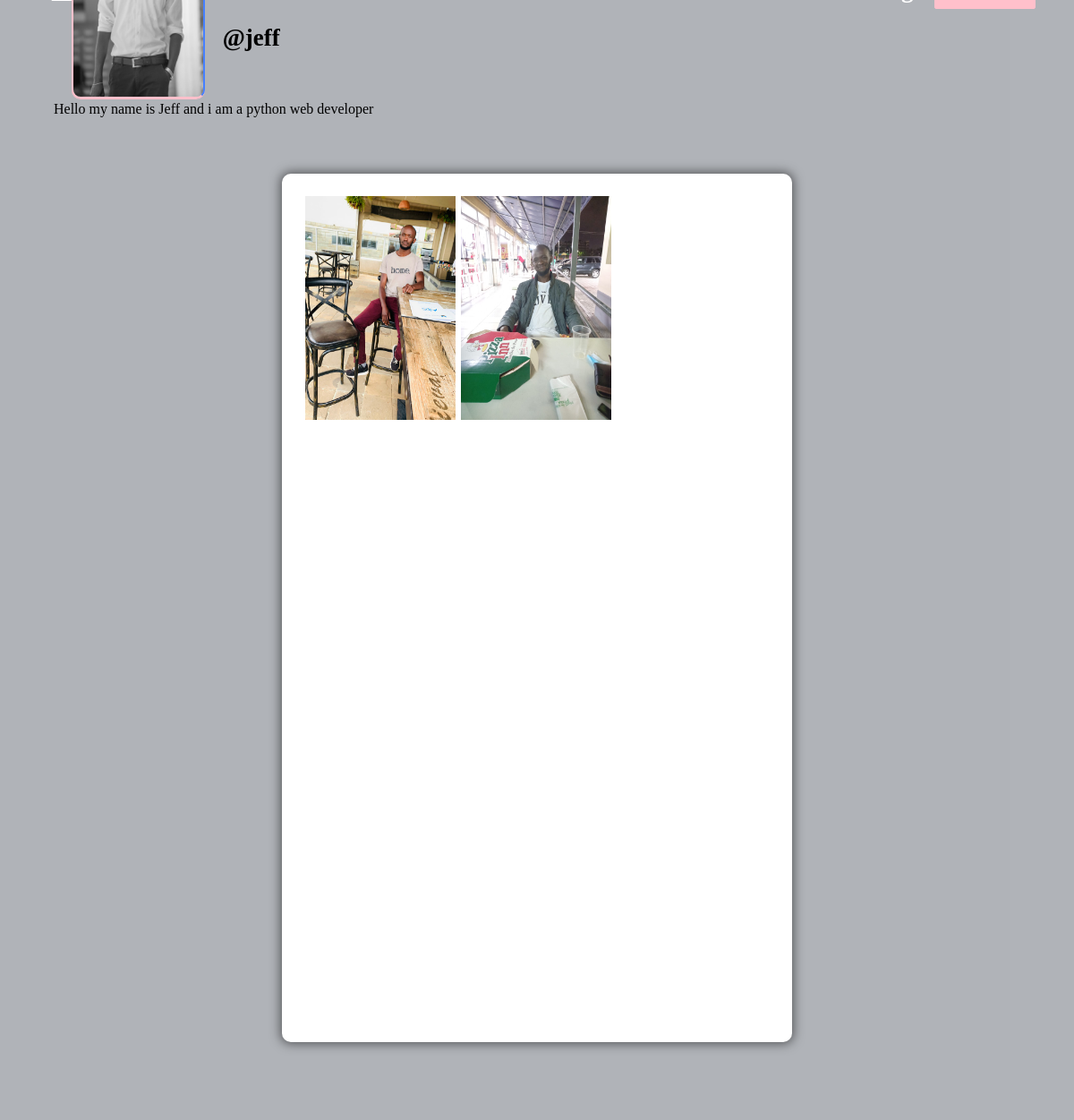
Screenshot of /profile/jeff (signed in) with the database file from the repository.
### socialapp/models.py (models this page shows, shortened)
class Profile(models.Model):
    user = models.ForeignKey(User, on_delete=models.CASCADE)
    id_user = models.IntegerField()
    bio = models.TextField(blank=True)
    profileimg = models.ImageField(upload_to='profile_images', default='photo4.jpg')
    location = models.CharField(max_length=100, blank=True)

class Post(models.Model):
    id = models.UUIDField(primary_key=True, default=uuid.uuid4)
    user = models.CharField(max_length=100)
    image = models.ImageField(upload_to='post_images')
    caption = models.TextField()
    created_at = models.DateTimeField(default=datetime.now)
    no_of_likes = models.IntegerField(default=0)

### socialapp/views.py (the view)
# urls.py: path('profile/<str:pk>', views.profile, name='profile'),
@login_required(login_url='signin')
def profile(request, pk):
    user_object = User.objects.get(username=pk)
    user_profile = Profile.objects.get(user= user_object)
    user_posts = Post.objects.filter(user=pk)
    user_post_length = len(user_posts)
    follower =request.user.username
    user = pk
    if FollowerCount.objects.filter(follower=follower, user=user).first():
        button_text = 'Unfollow'
    else:
        button_text = 'Follow'
    user_followers = len(FollowerCount.objects.filter(user=pk))
    user_following = len(FollowerCount.objects.filter(follower=pk))
    context = {
        'user_object': user_object,
        'user_profile': user_profile,
        'user_posts': user_posts,
        'user_post_length': user_post_length,
        'button_text':button_text,
        'user_followers':user_followers,
        'user_following':user_following
    }
    return render(request, 'profile.html', context)

### Template/profile.html (shortened to what this page needs)
{% load static %}
<!DOCTYPE html>
<html lang="en">
<head>
    <link rel="stylesheet" href="{% static 'css/main.min.css' %}">
    <link rel="stylesheet" href="{% static 'css/style.css' %}">
    <link rel="stylesheet" href="{% static 'css/color.css' %}">
    <link rel="stylesheet" href="{% static 'css/responsive.css' %}">
</head>
<body>
	<section>
			<div class="feature-photo">
				<figure><img src="{% static 'images/messi.jpg' %}" alt=""></figure>
				<form action="/follow" method="POST">
					<div class="add-btn">
					{% if user_object.username == user.username %}
					<a href="/settings" data-ripple="">Account Settings</a>
					{% else %}
					<a data-ripple=""><button type="submit" style="background-color: #ffc0cb; border: #ffc0cb;">{{button_text}}</button></a>
					{% endif %}
					</div>
				</form>
				<div class="container-fluid">
					<div class="row merged">
						<div class="col-lg-2 col-sm-3">
							<div class="user-avatar">
								<figure>
									<img src="{{user_profile.profileimg.url}}" style="height: 250px; width: 100%;" alt="">
								</figure>
							</div>
						</div>
						<div class="col-lg-10 col-sm-9">
							<div class="timeline-info">
								<ul>
									<li class="admin-name">
									  <h5 style="color: black;white-space: nowrap; width: 110px; font-size: 27px;"><b>@{{user_profile.user.username}}</b></h5>
									</li>
								</ul>
							</div>
						</div>
					</div>
				</div>
			</div>
		</section>
		<section>
			<div class="bio">
					{{user_profile.bio}}
			</div>
		</section>
	<section>
		<div class="gap gray-bg">
			<div class="container-fluid">
				<div class="row">
					<div class="col-lg-12">
						<div class="row" id="page-contents">
							<div class="col-lg-3">
								<aside class="sidebar static">
								</aside>
							</div>
							<div class="col-lg-6">
								<div class="central-meta">
									<ul class="photos">
										{% for post in user_posts %}
										<li>
											<a class="strip" href="{{post.image.url}}" title="" data-strip-group="mygroup" data-strip-group-options="loop: false">
												<img src="{{post.image.url}}" style="height: 250px; width: 300px;" alt=""></a>
										</li>
										{% endfor %}
									</ul>
								</div>
							</div>
							<div class="col-lg-3">
								<aside class="sidebar static">
								</aside>
							</div>
						</div>
					</div>
				</div>
			</div>
		</div>
	</section>
</body>
</html>

### static/css/color.css (style rules this page uses)
#nprogress .bar, .timeline-info > ul li a::before, .add-btn > a, .activitiez > li::before, form button, .colla-apps > li a:hover, a.underline:before, .setting-row input:checked + label, .user-avatar:hover .edit-phto, .error-meta > a, .color-bg, .add-butn, .nav.nav-tabs.likes-btn > li a.active, a.dislike-btn, .drop > a:hover, .btn-view.btn-load-more:hover, .accordion .card h5 button[aria-expanded="true"], .chat-head, .f-page > figure em, .inbox-panel-head > ul > li > a, .nav-tabs--left .nav-link.active, .nav-tabs--left .nav-link.active:hover, footer .widget-title h4::before, #topcontrol, .sidebar .widget-title::before, .f-title::before, .g-post-classic > figure > i::after, .purify > a, .help-list > a:hover, .open-position::before, .info > a, .category-box:hover, .category-box.selected, a.main-btn, .section-heading::before, .getquot-baner, .more-branches > h4::before, .is-helpful > a, .cart-optionz > li > a:hover, .paginationz > li a:hover, .paginationz > li a.active, .shopping-cart, a.btn2:hover, .form-submit > input[type="submit"], button.submit-checkout, .delete-cart:hover, .proceed .button, .amount-area .update-cart, a.addnewforum, .apply-bttons > a { background: orange; }

### static/css/responsive.css (style rules this page uses)
@media screen and (max-width: 1281px) and (min-width: 1024px) { .photos > li { min-width: 32.2%; width: 32.2%; } }
@media screen and (max-width: 1281px) and (min-width: 1024px) { .timeline-info { line-height: 51px; } }
@media screen and (max-width: 1281px) and (min-width: 1024px) { .timeline-info .admin-name > h5 { font-size: 20px; } }
@media screen and (max-width: 1281px) and (min-width: 1024px) { .user-avatar { width: 80.2% } }

### rows the page displays
Profile: profileimg (picture), user.username "jeff", bio "Hello my name is Jeff and i am a python web developer"
Post: image (picture)
Post: image (picture)
